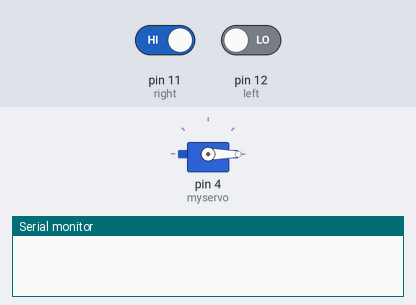
The sketch below on a simulated Arduino Uno, built with avr-gcc and run on an emulated ATmega328P. Shown: servo, the last lines printed to the serial monitor. Inputs (shaded band) come from the test bench; at power-on: pin 11 (right) HIGH, pin 12 (left) LOW.

Above: at 1.2 s.
1.3 s: pin 11 (right) driven LOW and pin 12 (left) driven HIGH
At 1.45 s:
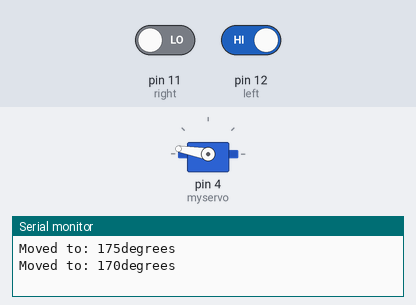
At 1.85 s:
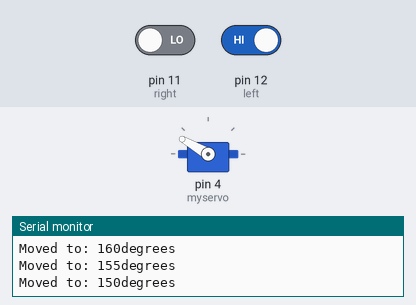
4.3 s: pin 11 (right) driven HIGH
At 4.3 s:
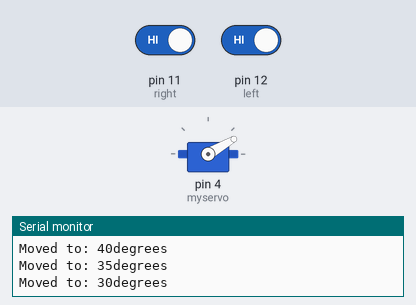
Timing chart, 0 to 7.3 s (numbered marks = the images above; inputs shaded):
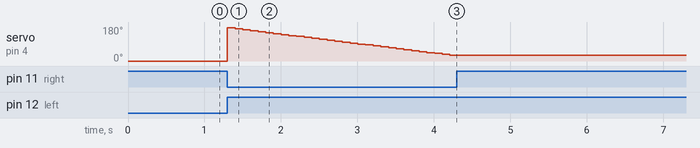

The sketch:

Lab_10_level_2.ino
```cpp
#include <Servo.h>
Servo myservo;
int val;
int position=0;
int positionChange=5;

//button pins
#define left 12
#define right 11

void setup()
{
  Serial.begin(9600);
  //servo is on pin4
  myservo.attach(4);
  pinMode(left, INPUT);
  pinMode(right, INPUT);
  myservo.write(position);
}

void loop()
{
  while(digitalRead(right) == LOW){

  if(position > 0 && position <= 180){
  position = position - positionChange;
       if(position < 0){
      position = 0;
    }

    else{
   myservo.write(position);
      Serial.print("Moved to: ");
      Serial.print(position);
      Serial.println("degrees");
    }
  }

  delay(100);
  } //end of while loop

  while(digitalRead(left) == LOW){

    if(position >=0 && position <=185){
      position = position + positionChange;
         if(position>180){
        position=180;
      }

    }
      else{
        myservo.write(position);
        Serial.print("Moved to: ");
        Serial.print(position);
        Serial.println("degrees");
      }
    }
  }
```

Measured:
- after the input at 1.3 s, servo on pin 4 (myservo): 0° → 175° at once, → 170° 0.10 s later, → 165° 0.10 s later, → 160° 0.10 s later, … (30 changes in this stretch)
- after the input at 4.3 s, servo on pin 4 (myservo): stays 30° (without the input it goes to 25° after 0.01 s)
